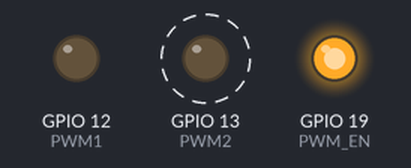
This program was run on a simulated Raspberry Pi (BCM pin numbers). On the bench: output pins drawn as LEDs (lit = HIGH). Dashed ring = blinking. What the program prints to the terminal is not drawn.

Above: at 0.07 s.
Timing chart, 0 to 3.0 s (numbered marks = the images above):
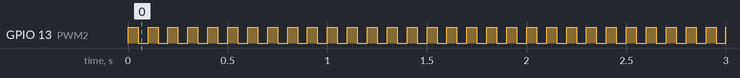

The program:

pwm_aon.py
```python
import RPi.GPIO as GPIO
import time

GPIO.setmode(GPIO.BCM)

PWM1 = 12
PWM2 = 13
PWM_EN = 19


GPIO.setup(PWM1,GPIO.OUT)
GPIO.setup(PWM2,GPIO.OUT)
GPIO.setup(PWM_EN,GPIO.OUT)
kalm = GPIO.PWM(PWM1,200)
panik = GPIO.PWM(PWM2,10)

kalm.start(0)
panik.start(0)

print("PWM set up")


panik.ChangeDutyCycle(50)
kalm.ChangeDutyCycle(0)
GPIO.output(PWM_EN,1)

while True:
    pass


GPIO.cleanup()
```

Measured:
- by itself, GPIO 13 (PWM2): alternates HIGH for 0.05 s and LOW for 0.05 s
